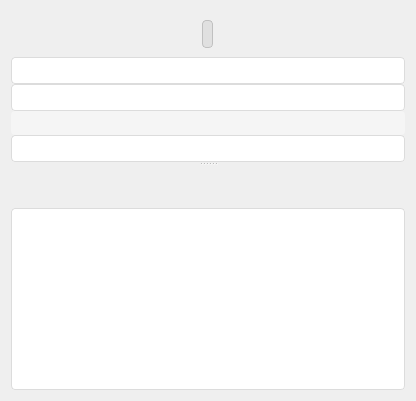
<?xml version="1.0" encoding="UTF-8"?>
<ui version="4.0">
 <class>FileInfoDisplayWidget</class>
 <widget class="QWidget" name="FileInfoDisplayWidget">
  <property name="geometry">
   <rect>
    <x>0</x>
    <y>0</y>
    <width>416</width>
    <height>401</height>
   </rect>
  </property>
  <property name="windowTitle">
   <string>Form</string>
  </property>
  <property name="styleSheet">
   <string notr="true">/* 设置 QLabels 的基本样式 */
QLabel {
    font-size: 14px;
    font-weight: bold;
    color: #333;
    padding: 5px 0;
}

/* 针对显示文件类型标签的 QLabel */
QLabel#file_type {
    font-size: 12px;
    color: #666;
    background-color: #F5F5F5;
    border-radius: 4px;
    padding: 5px;
}

/* 设置文件路径和文件名的显示 */
QLabel#filename_label, QLabel#file_locations, QLabel#filesize_label {
    color: #333;
    font-size: 13px;
    padding: 5px;
    background-color: #FFF;
    border: 1px solid #DCDCDC;
    border-radius: 4px;
}

/* 设置用于显示图标的 QLabel */
QLabel#icon_label {
    width: 40px;
    height: 40px;
    background-color: #E0E0E0;
    border-radius: 4px;
    border: 1px solid #C0C0C0;
}

QTextBrowser {
    font-size: 13px;
    color: #333;
    background-color: #FFF;
    border: 1px solid #DCDCDC;
    border-radius: 4px;
    padding: 10px;
    margin-top: 10px;
}</string>
  </property>
  <layout class="QVBoxLayout" name="verticalLayout_3">
   <item>
    <widget class="QSplitter" name="splitter">
     <property name="orientation">
      <enum>Qt::Orientation::Vertical</enum>
     </property>
     <widget class="QWidget" name="widget" native="true">
      <layout class="QVBoxLayout" name="verticalLayout_2">
       <property name="spacing">
        <number>0</number>
       </property>
       <property name="leftMargin">
        <number>0</number>
       </property>
       <property name="topMargin">
        <number>0</number>
       </property>
       <property name="rightMargin">
        <number>0</number>
       </property>
       <property name="bottomMargin">
        <number>0</number>
       </property>
       <item>
        <widget class="QWidget" name="widget_2" native="true">
         <layout class="QHBoxLayout" name="horizontalLayout">
          <item>
           <spacer name="horizontalSpacer">
            <property name="orientation">
             <enum>Qt::Orientation::Horizontal</enum>
            </property>
            <property name="sizeHint" stdset="0">
             <size>
              <width>184</width>
              <height>20</height>
             </size>
            </property>
           </spacer>
          </item>
          <item>
           <widget class="QLabel" name="icon_label">
            <property name="text">
             <string/>
            </property>
           </widget>
          </item>
          <item>
           <spacer name="horizontalSpacer_2">
            <property name="orientation">
             <enum>Qt::Orientation::Horizontal</enum>
            </property>
            <property name="sizeHint" stdset="0">
             <size>
              <width>184</width>
              <height>20</height>
             </size>
            </property>
           </spacer>
          </item>
         </layout>
        </widget>
       </item>
       <item>
        <widget class="QLabel" name="filename_label">
         <property name="text">
          <string/>
         </property>
        </widget>
       </item>
       <item>
        <widget class="QLabel" name="file_locations">
         <property name="text">
          <string/>
         </property>
        </widget>
       </item>
       <item>
        <widget class="QLabel" name="file_type">
         <property name="text">
          <string/>
         </property>
        </widget>
       </item>
       <item>
        <widget class="QLabel" name="filesize_label">
         <property name="text">
          <string/>
         </property>
        </widget>
       </item>
      </layout>
     </widget>
     <widget class="QWidget" name="widget_3" native="true">
      <layout class="QVBoxLayout" name="verticalLayout">
       <item>
        <widget class="QLabel" name="image_display">
         <property name="text">
          <string/>
         </property>
        </widget>
       </item>
       <item>
        <widget class="QTextBrowser" name="textBrowser"/>
       </item>
      </layout>
     </widget>
    </widget>
   </item>
  </layout>
 </widget>
 <resources/>
 <connections/>
</ui>
